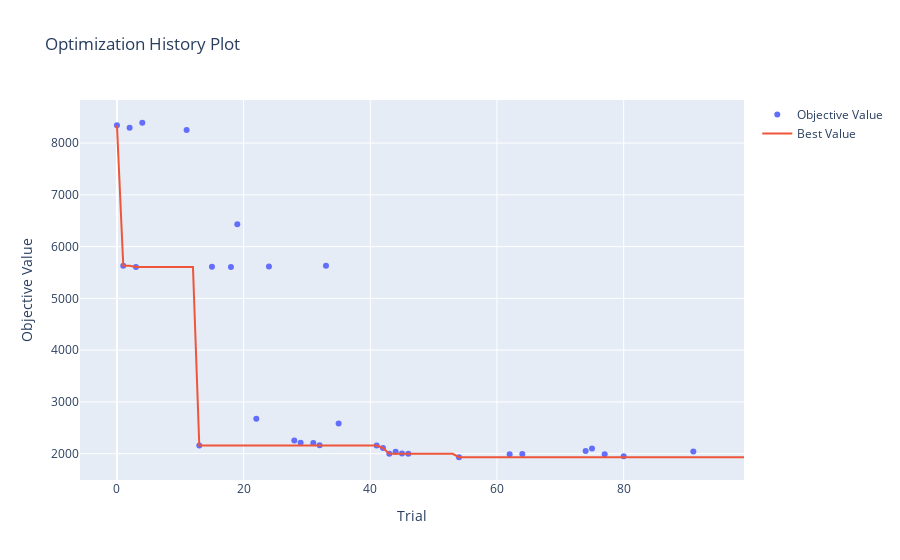

The code cell stored with this chart in its notebook:
### Markdown cell above
## 5. Visualizaciones (5 puntos)

<p align="center">
  <img src="https://media.tenor.com/F-LgB1xTebEAAAAd/look-at-this-graph-nickelback.gif">
</p>


Satisfecho con su trabajo, Fiu le pregunta si es posible generar visualizaciones que permitan entender el entrenamiento de su modelo.

A partir del siguiente <a href = https://optuna.readthedocs.io/en/stable/tutorial/10_key_features/005_visualization.html#visualization>enlace</a>, genere las siguientes visualizaciones:

1. Gráfico de historial de optimización [1 punto]
2. Gráfico de coordenadas paralelas [1 punto]
3. Gráfico de importancia de hiperparámetros [1 punto]

Comente sus resultados:

4. ¿Desde qué *trial* se empiezan a observar mejoras notables en sus resultados? [0.5 puntos]
5. ¿Qué tendencias puede observar a partir del gráfico de coordenadas paralelas? [1 punto]
6. ¿Cuáles son los hiperparámetros con mayor importancia para la optimización de su modelo? [0.5 puntos]

### Code cell
# 1. Gráfico de historial de optimización

import optuna

fig = optuna.visualization.plot_optimization_history(study_prun)
fig.show()

### Figure 1 — Plotly figure (JSON) as saved in the notebook; plotly's stock layout.template omitted (floating-point values rounded to 4 significant figures)
{"data": [{"mode": "markers", "name": "Objective Value", "type": "scatter", "x": [0, 1, 2, 3, 4, 11, 13, 15, 18, 19, 22, 24, 28, 29, 31, 32, 33, 35, 41, 42, 43, 44, 45, 46, 54, 62, 64, 74, 75, 77, 80, 91], "y": [8346.0, 5628.0, 8297.0, 5605.0, 8392.0, 8251.0, 2159.0, 5612.0, 5606.0, 6432.0, 2675.0, 5617.0, 2255.0, 2213.0, 2206.0, 2163.0, 5632.0, 2584.0, 2160.0, 2110.0, 1998.0, 2036.0, 2005.0, 1998.0, 1931.0, 1990.0, 1994.0, 2050.0, 2100.0, 1989.0, 1948.0, 2043.0]}, {"mode": "lines", "name": "Best Value", "type": "scatter", "x": [0, 1, 2, 3, 4, 5, 6, 7, 8, 9, 10, 11, 12, 13, 14, 15, 16, 17, 18, 19, 20, 21, 22, 23, 24, 25, 26, 27, 28, 29, 30, 31, 32, 33, 34, 35, 36, 37, 38, 39, 40, 41, 42, 43, 44, 45, 46, 47, 48, 49, 50, 51, 52, 53, 54, 55, 56, 57, 58, 59, 60, 61, 62, 63, 64, 65, 66, 67, 68, 69, 70, 71, 72, 73, 74, 75, 76, 77, 78, 79, 80, 81, 82, 83, 84, 85, 86, 87, 88, 89, 90, 91, 92, 93, 94, 95, 96, 97, 98, 99], "y": [8346.0, 5628.0, 5628.0, 5605.0, 5605.0, 5605.0, 5605.0, 5605.0, 5605.0, 5605.0, 5605.0, 5605.0, 5605.0, 2159.0, 2159.0, 2159.0, 2159.0, 2159.0, 2159.0, 2159.0, 2159.0, 2159.0, 2159.0, 2159.0, 2159.0, 2159.0, 2159.0, 2159.0, 2159.0, 2159.0, 2159.0, 2159.0, 2159.0, 2159.0, 2159.0, 2159.0, 2159.0, 2159.0, 2159.0, 2159.0, 2159.0, 2159.0, 2110.0, 1998.0, 1998.0, 1998.0, 1998.0, 1998.0, 1998.0, 1998.0, 1998.0, 1998.0, 1998.0, 1998.0, 1931.0, 1931.0, 1931.0, 1931.0, 1931.0, 1931.0, 1931.0, 1931.0, 1931.0, 1931.0, 1931.0, 1931.0, 1931.0, 1931.0, 1931.0, 1931.0, 1931.0, 1931.0, 1931.0, 1931.0, 1931.0, 1931.0, 1931.0, 1931.0, 1931.0, 1931.0, 1931.0, 1931.0, 1931.0, 1931.0, 1931.0, 1931.0, 1931.0, 1931.0, 1931.0, 1931.0, 1931.0, 1931.0, 1931.0, 1931.0, 1931.0, 1931.0, 1931.0, 1931.0, 1931.0, 1931.0]}, {"marker": {"color": "#cccccc"}, "mode": "markers", "name": "Infeasible Trial", "showlegend": false, "type": "scatter", "x": [], "y": []}], "layout": {"title": {"text": "Optimization History Plot"}, "xaxis": {"title": {"text": "Trial"}}, "yaxis": {"title": {"text": "Objective Value"}}}}
